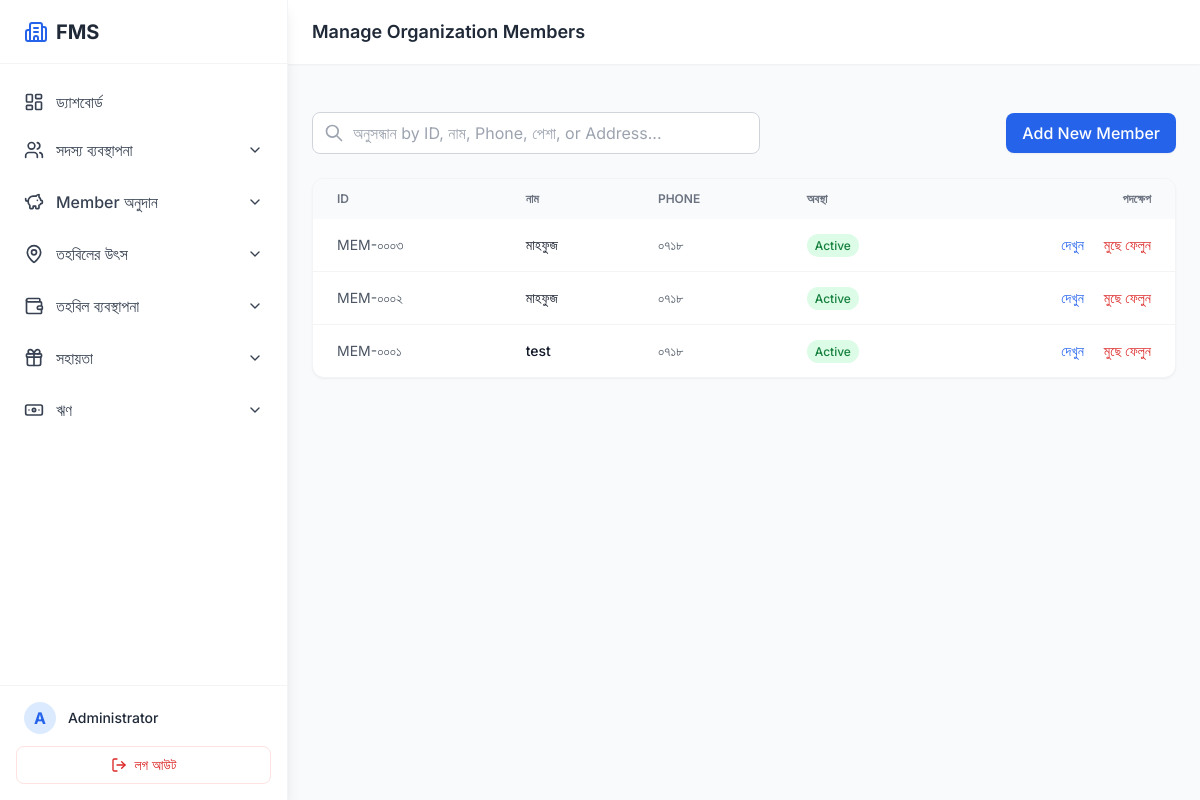
The app's page /members (signed in) with its own data.
### app.py (models this page shows)
class SystemUser(UserMixin, db.Model):
    __tablename__ = 'system_users'
    id = db.Column(db.Integer, primary_key=True)
    full_name = db.Column(db.String(150), nullable=False)
    username = db.Column(db.String(100), unique=True, nullable=False)
    password_hash = db.Column(db.String(255), nullable=False)
    phone = db.Column(db.String(20))
    status = db.Column(db.String(20), default='Active')

class Member(db.Model):
    __tablename__ = 'members'
    id = db.Column(db.Integer, primary_key=True)
    member_id_str = db.Column(db.String(50), unique=True, nullable=True)
    member_type = db.Column(db.String(50))
    full_name = db.Column(db.String(150), nullable=False)
    fathers_name = db.Column(db.String(150))
    mothers_name = db.Column(db.String(150))
    dob = db.Column(db.Date)
    fund_source_id = db.Column(db.Integer, db.ForeignKey('fund_sources.id'), nullable=True)
    blood_group = db.Column(db.String(10))
    marital_status = db.Column(db.String(20))
    phone = db.Column(db.String(20), nullable=False)
    email = db.Column(db.String(120))
    whatsapp_number = db.Column(db.String(20))
    present_address = db.Column(db.Text)
    permanent_address = db.Column(db.Text)
    address = db.Column(db.Text)
    education = db.Column(db.String(100))
    profession = db.Column(db.String(150), nullable=False)
    organization = db.Column(db.String(150))
    special_skills = db.Column(db.Text)
    foundation_source = db.Column(db.String(100))
    purpose_of_joining = db.Column(db.Text)
    activities_interested = db.Column(db.Text)
    emergency_contact_name = db.Column(db.String(150))
    emergency_contact_relation = db.Column(db.String(100))
    emergency_contact_phone = db.Column(db.String(20))
    nid = db.Column(db.String(50))
    profile_photo_url = db.Column(db.String(255))
    profile_photo_public_id = db.Column(db.String(100))
    profile_photo_time = db.Column(db.DateTime)
    nid_front_url = db.Column(db.String(255))
    nid_front_public_id = db.Column(db.String(100))
    nid_front_time = db.Column(db.DateTime)
    nid_back_url = db.Column(db.String(255))
    nid_back_public_id = db.Column(db.String(100))
    nid_back_time = db.Column(db.DateTime)
    signature_url = db.Column(db.String(255))
    signature_public_id = db.Column(db.String(100))
    signature_time = db.Column(db.DateTime)
    join_date = db.Column(db.Date, default=date.today)
    monthly_contribution_amount = db.Column(db.Float, nullable=True, default=None)
    status = db.Column(db.String(20), default='Active') # Status for activity (Active/Inactive)
    remarks = db.Column(db.Text)
    funds = db.relationship('Fund', backref='donor', lazy=True)
    ledgers = db.relationship('MemberLedger', backref='member', lazy=True)

### app.py (the view)
@app.route('/members')
@login_required
def members():
    return render_template('manage_members.html', members=Member.query.order_by(Member.id.desc()).all())

### app.py (called while the page is built)
@login_manager.user_loader
def load_user(user_id):
    return db.session.get(SystemUser, int(user_id))

@app.context_processor
def inject_now():
    return {'now': datetime.utcnow()}

### templates/manage_members.html (shortened to what this page needs)
{% extends 'base.html' %}
{% block header_title %}Manage Organization Members{% endblock %}
{% block content %}
<div class="mb-6 flex justify-between items-center">
    <div class="relative w-full max-w-md">
        <span class="absolute inset-y-0 left-0 flex items-center pl-3 text-gray-400">
            <svg class="w-5 h-5" fill="none" stroke="currentColor" viewBox="0 0 24 24"><path stroke-linecap="round" stroke-linejoin="round" stroke-width="2" d="M21 21l-6-6m2-5a7 7 0 11-14 0 7 7 0 0114 0z"></path></svg>
        </span>
        <input type="text" id="searchInput" onkeyup="filterMembers()" placeholder="অনুসন্ধান by ID, নাম, Phone, পেশা, or Address..." class="w-full pl-10 pr-4 py-2 border border-gray-300 rounded-lg focus:ring-primary focus:border-primary outline-none">
    </div>
    <a href="{{ url_for('add_member') }}" class="px-4 py-2 bg-primary text-white rounded-lg font-medium hover:bg-blue-700 shadow-sm">Add New Member</a>
</div>
<div class="bg-white rounded-xl shadow-sm border border-gray-100 overflow-hidden">
    <table class="w-full text-left border-collapse" id="membersTable">
        <thead class="bg-gray-50">
            <tr>
                <th class="px-6 py-3 text-xs font-semibold text-gray-500 uppercase">ID</th>
                <th class="px-6 py-3 text-xs font-semibold text-gray-500 uppercase">নাম</th>
                <th class="px-6 py-3 text-xs font-semibold text-gray-500 uppercase">Phone</th>
                <th class="px-6 py-3 text-xs font-semibold text-gray-500 uppercase">অবস্থা</th>
                <th class="px-6 py-3 text-xs font-semibold text-gray-500 uppercase text-right">পদক্ষেপ</th>
            </tr>
        </thead>
        <tbody class="divide-y divide-gray-100">
            {% for m in members %}
            <tr class="hover:bg-gray-50 member-row" data-search="{{ m.member_id_str }} {{ m.full_name }} {{ m.phone }} {{ m.profession }} {{ m.present_address }} {{ m.permanent_address }}">
                <td class="px-6 py-4 text-sm text-gray-600">{{ m.member_id_str or '-' }}</td>
                <td class="px-6 py-4 text-sm font-medium text-gray-900">{{ m.full_name }}</td>
                <td class="px-6 py-4 text-sm text-gray-600">{{ m.phone }}</td>
                <td class="px-6 py-4 text-sm">
                    <span class="px-2 py-1 rounded-full text-xs font-medium {% if m.status == 'Active' %}bg-green-100 text-green-700{% else %}bg-red-100 text-red-700{% endif %}">
                        {{ m.status }}
                    </span>
                </td>
                <td class="px-6 py-4 text-sm text-right space-x-2">
                    <a href="{{ url_for('member_profile', id=m.id) }}" class="text-blue-600 hover:text-blue-900 font-medium">দেখুন</a>
                    <form action="{{ url_for('delete_member', id=m.id) }}" method="POST" class="inline" onsubmit="return confirm('Are you sure you want to permanently delete this member? All their data and images will be removed.');">
                        <button type="submit" class="text-red-600 hover:text-red-900 font-medium ml-2">মুছে ফেলুন</button>
                    </form>
                </td>
            </tr>
            {% endfor %}
        </tbody>
    </table>
</div>
{% endblock %}

### templates/base.html (shortened to what this page needs)
<!DOCTYPE html>
<html lang="en" class="light">
<head>
    <script src="https://cdn.tailwindcss.com"></script>
</head>
<body class="text-gray-800 flex h-screen overflow-hidden">
    {% if current_user.is_authenticated %}
    <aside id="sidebar" class="w-72 bg-white shadow-lg flex flex-col h-full sidebar border-r border-gray-100 z-50 absolute inset-y-0 left-0 transform -translate-x-full md:relative md:translate-x-0 transition duration-200 ease-in-out">
        <div class="h-16 flex items-center justify-between px-6 border-b border-gray-100 shrink-0">
            <div class="flex items-center">
                <i data-lucide="building-2" class="text-primary w-6 h-6 mr-2"></i>
                <span class="text-xl font-bold text-gray-800">FMS</span>
            </div>
        </div>
        <div class="flex-1 overflow-y-auto py-4">
            <nav class="space-y-1 px-3">
                <a href="{{ url_for('dashboard') }}" class="flex items-center px-3 py-2.5 text-gray-700 hover:bg-blue-50 hover:text-primary rounded-lg font-medium transition-colors whitespace-nowrap overflow-hidden gap-3">
                    <i data-lucide="layout-dashboard" class="w-5 h-5 flex-shrink-0"></i>
                    <span class="truncate">ড্যাশবোর্ড</span>
                </a>
                <div class="relative">
                    <button onclick="toggleMenu('member-menu', this)" class="w-full flex items-center justify-between px-3 py-2.5 text-gray-700 hover:bg-blue-50 hover:text-primary rounded-lg font-medium transition-colors">
                        <div class="flex items-center gap-3 whitespace-nowrap overflow-hidden">
                            <i data-lucide="users" class="w-5 h-5 flex-shrink-0"></i>
                            <span class="truncate">সদস্য ব্যবস্থাপনা</span>
                        </div>
                        <i data-lucide="chevron-down" class="w-4 h-4 chevron"></i>
                    </button>
                </div>
                <div class="relative">
                    <button onclick="toggleMenu('contrib-menu', this)" class="w-full flex items-center justify-between px-3 py-2.5 text-gray-700 hover:bg-blue-50 hover:text-primary rounded-lg font-medium transition-colors">
                        <div class="flex items-center gap-3 whitespace-nowrap overflow-hidden">
                            <i data-lucide="piggy-bank" class="w-5 h-5 flex-shrink-0"></i>
                            <span class="truncate">Member অনুদান</span>
                        </div>
                        <i data-lucide="chevron-down" class="w-4 h-4 chevron"></i>
                    </button>
                </div>
                <div class="relative">
                    <button onclick="toggleMenu('source-menu', this)" class="w-full flex items-center justify-between px-3 py-2.5 text-gray-700 hover:bg-blue-50 hover:text-primary rounded-lg font-medium transition-colors">
                        <div class="flex items-center gap-3 whitespace-nowrap overflow-hidden">
                            <i data-lucide="map-pin" class="w-5 h-5 flex-shrink-0"></i>
                            <span class="truncate">তহবিলের উৎস</span>
                        </div>
                        <i data-lucide="chevron-down" class="w-4 h-4 chevron"></i>
                    </button>
                </div>
                <div class="relative">
                    <button onclick="toggleMenu('fund-menu', this)" class="w-full flex items-center justify-between px-3 py-2.5 text-gray-700 hover:bg-blue-50 hover:text-primary rounded-lg font-medium transition-colors">
                        <div class="flex items-center gap-3 whitespace-nowrap overflow-hidden">
                            <i data-lucide="wallet" class="w-5 h-5 flex-shrink-0"></i>
                            <span class="truncate">তহবিল ব্যবস্থাপনা</span>
                        </div>
                        <i data-lucide="chevron-down" class="w-4 h-4 chevron"></i>
                    </button>
                </div>
                <div class="relative">
                    <button onclick="toggleMenu('assistance-menu', this)" class="w-full flex items-center justify-between px-3 py-2.5 text-gray-700 hover:bg-blue-50 hover:text-primary rounded-lg font-medium transition-colors">
                        <div class="flex items-center gap-3 whitespace-nowrap overflow-hidden">
                            <i data-lucide="gift" class="w-5 h-5 flex-shrink-0"></i>
                            <span class="truncate">সহায়তা</span>
                        </div>
                        <i data-lucide="chevron-down" class="w-4 h-4 chevron"></i>
                    </button>
                </div>
                <div class="relative">
                    <button onclick="toggleMenu('loan-menu', this)" class="w-full flex items-center justify-between px-3 py-2.5 text-gray-700 hover:bg-blue-50 hover:text-primary rounded-lg font-medium transition-colors">
                        <div class="flex items-center gap-3 whitespace-nowrap overflow-hidden">
                            <i data-lucide="banknote" class="w-5 h-5 flex-shrink-0"></i>
                            <span class="truncate">ঋণ</span>
                        </div>
                        <i data-lucide="chevron-down" class="w-4 h-4 chevron"></i>
                    </button>
                </div>
            </nav>
        </div>
        <div class="p-4 border-t border-gray-100">
            <div class="flex items-center mb-3 px-2">
                <div class="w-8 h-8 rounded-full bg-blue-100 text-primary flex items-center justify-center font-bold mr-3">
                    {{ current_user.full_name[0] if current_user.full_name else "U" }}
                </div>
                <div>
                    <p class="text-sm font-medium text-gray-800">{{ current_user.full_name }}</p>
                </div>
            </div>
            <a href="{{ url_for('logout') }}" class="flex items-center justify-center w-full px-4 py-2 text-sm text-red-600 hover:bg-red-50 rounded-lg transition-colors border border-red-100">
                <i data-lucide="log-out" class="w-4 h-4 mr-2"></i> লগ আউট
            </a>
        </div>
    </aside>
    {% endif %}
    <main class="flex-1 flex flex-col h-screen overflow-hidden relative">
        {% if current_user.is_authenticated %}
        <header class="h-16 bg-white shadow-sm flex items-center px-6 z-10 w-full shrink-0">
            <h1 class="text-lg font-semibold text-gray-800 truncate">{% block header_title %}ড্যাশবোর্ড{% endblock %}</h1>
        </header>
        {% endif %}
        <div class="flex-1 overflow-y-auto p-6">
            {% block content %}{% endblock %}
        </div>
    </main>
</body>
</html>

### templates/base.html (style rules this page uses)
body { font-family: 'Inter', sans-serif; background-color: #f8fafc; }
.sidebar { transition: all 0.3s; }
.chevron { transition: transform 0.3s; }

### records on screen
SystemUser: full_name "A", full_name "Administrator"
Member: member_id_str "MEM-০০০৩", full_name "মাহফুজ", phone "০৭১৮", status "Active"
Member: member_id_str "MEM-০০০২", full_name "মাহফুজ", phone "০৭১৮", status "Active"
Member: member_id_str "MEM-০০০১", full_name "test", phone "০৭১৮", status "Active"
